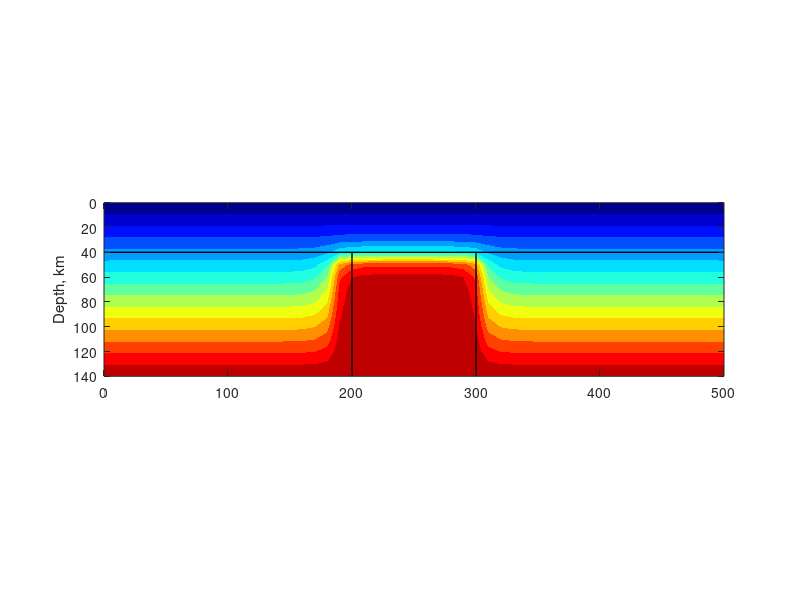

Source code (MATLAB): (Note: this script raises an error after producing the figure.)
%% Intrusion heat flow
% William Davis 30/06/16
% Pascal and Olesen 2009
clc, clearvars, close all

%% Variables
x_length = 500E3; % m
y_length = 140E3; % m
crust_thickness = 40E3; % m
diapir_length = 100E3; % m
scale = 0.0001; % Points per m
nt = 200; % Number of timesteps
eps = 0.5; % Stability limit

%% Paper variables
% Crustal heat generation
A0 = 0.35; % milli watts per meter cubed

% Temperature of the diapir
T_d = 1500; % Degrees C

% Thermal diffusivity
tDifCrust = 0.9E-6; % Crust % Thermal diffusivity, m^2 s^-1
tDifMant = 1E-6; % Mantle % Thermal diffusivity, m^2 s^-1

% Thermal conductivity
tConCrust = 2.5; % Crust
tConMant = 3.5; % Mantle

%%
nptsx = x_length*scale; % Calculates grid spacing for rectangular boxes
nptsy = y_length*scale;
nx = nptsx + 1; % Number of x and y nodes
ny = nptsy + 1;
nnodes = nx*ny; % Total number of nodes
dx = x_length/(nx-1);  % Calculate x space increment in km
dy = y_length/(ny-1);  % Calculate y space increment in km
kmSca = 1000; % km to m scale


%% Setting up grid
thCrust = ceil(ny*crust_thickness/y_length); % Thickness of crust
thMant = ny - thCrust; % Thickness of mantle
lenDia = ceil(nx*diapir_length/x_length); % Length of diapir
lenMant = (nx - lenDia)/2;

%% Assigning values

% Thermal diffusivity and conductivity grids
K = ones(ny,nx); % Diffusivity
k = ones(ny,nx); % Conductivity

K(1:thCrust,:) = tDifCrust;
K(thCrust+1:end,:) = tDifMant;
k(1:thCrust,:) = tConCrust;
k(thCrust+1:end,:) = tConMant;

K_max = max(K(:)); % Maximum diffusivity
d_t = eps*dx*dy/K_max; % Calculate time step from stability criterion 
                                   %(dimensional time)

dt = d_t/(365.25*24*60*60); % In years
dtMa = dt/1000000; % In Ma

% Setting up grid
[X,Y] = meshgrid((0:dx:x_length),(0:dy:y_length));

% Set up initial T
T_gradient = 0:T_d/(ny-1):T_d;
T0 = repmat(T_gradient',1,nx); % Set up crust and mantle gradient
T0(thCrust+1:end,lenMant:lenMant+lenDia) = T_d;
T = T0; T_new = T0; T_old = T0; % Initialization of temperature fields
T_mat = zeros(ny,nx,nt+1); T_mat(:,:,1) = T0; % Saved T matrix

%% QSM vectorised method

% Lookup number matrix
number_mat = zeros(size(X));
number_mat(:) = 1:numel(X);

% Diffusivity coefficient (s m^-2)
sx = d_t/(dx*dx);
sy = d_t/(dy*dy);

% Inbetween nodes for K
K_center = K(2:ny-1,2:nx-1);
K_north = K(1:ny-2,2:nx-1);
K_south = K(3:ny,2:nx-1);
K_east = K(2:ny-1,3:nx);
K_west = K(2:ny-1,1:nx-2);
Kxe_mat = (K_east+K_center)/2; % East
Kxw_mat = (K_west+K_center)/2; % West
Kys_mat = (K_south+K_center)/2; % South
Kyn_mat = (K_north+K_center)/2; % North

center_mat = number_mat(2:ny-1,2:nx-1);
north_mat = number_mat(1:ny-2,2:nx-1);
south_mat = number_mat(3:ny,2:nx-1);
east_mat = number_mat(2:ny-1,3:nx);
west_mat = number_mat(2:ny-1,1:nx-2);

% Edges
north_nodes = ny+1:ny:(nnodes-ny);
south_nodes = 2*ny:ny:(nnodes-ny);
east_nodes = nnodes-ny+2:nnodes-1;
west_nodes = 2:ny-1;
% Corners
nw_node = 1;
ne_node = nnodes-ny+1;
sw_node = ny;
se_node = nnodes;

ivec = ones(5*nnodes,1)*NaN;
jvec = ones(5*nnodes,1)*NaN;
vvec = ones(5*nnodes,1)*NaN;

ivec(5*center_mat(:)-4) = center_mat(:);
ivec(5*center_mat(:)-3) = center_mat(:);
ivec(5*center_mat(:)-2) = center_mat(:);
ivec(5*center_mat(:)-1) = center_mat(:);
ivec(5*center_mat(:)) = center_mat(:);
jvec(5*center_mat(:)-4) = south_mat(:);
jvec(5*center_mat(:)-3) = north_mat(:);
jvec(5*center_mat(:)-2) = center_mat(:);
jvec(5*center_mat(:)-1) = east_mat(:);
jvec(5*center_mat(:)) = west_mat(:);
vvec(5*center_mat(:)-4) = -sy*Kys_mat;
vvec(5*center_mat(:)-3) = -sy*Kyn_mat;
vvec(5*center_mat(:)-2) = (Kxe_mat+Kxw_mat)*sx+(Kys_mat+Kyn_mat)*sy+1;
vvec(5*center_mat(:)-1) = -sx*Kxe_mat;
vvec(5*center_mat(:)) = -sx*Kxw_mat;

% Corners
ivec(nw_node*5) = nw_node; % NW
jvec(nw_node*5) = nw_node;
vvec(nw_node*5) = 1;
ivec(ne_node*5) = ne_node; % NE
jvec(ne_node*5) = ne_node;
vvec(ne_node*5) = 1;
ivec(sw_node*5) = sw_node; % SW
jvec(sw_node*5) = sw_node;
vvec(sw_node*5) = 1;
ivec(se_node*5) = se_node; % SE
jvec(se_node*5) = se_node;
vvec(se_node*5) = 1;

% Edges
ivec(west_nodes*5) = west_nodes; % West boundary
jvec(west_nodes*5) = west_nodes;
vvec(west_nodes*5) = 1;
ivec(east_nodes*5) = east_nodes; % East boundary
jvec(east_nodes*5) = east_nodes;
vvec(east_nodes*5) = 1;

ivec(north_nodes*5) = north_nodes; % North boundary
jvec(north_nodes*5) = north_nodes;
vvec(north_nodes*5) = 1;
ivec(south_nodes*5) = south_nodes; % South boundary
jvec(south_nodes*5) = south_nodes;
vvec(south_nodes*5) = 1;

% Final calcs
ivec(isnan(ivec)) = [];
jvec(isnan(jvec)) = [];
vvec(isnan(vvec)) = [];
qsm = sparse(ivec,jvec,vvec);

%% Time stepping
for i = 1:nt 
   T_new = qsm\T(:);
   T_old = T;
   T(:) = T_new(:); % Change times around
   T_mat(:,:,i+1) = T; % Saving T matrix
   
   figure(1)
   contourf(X/1000,Y/1000,T,'LineStyle','none','LevelStep',100) % 1600/9
   %c = colorbar('southoutside','Limits',[0,1600]);
   c.Label.String = 'Temp. (\circC)';
   colormap(jet)
   ylabel('Depth, km')
   axis ij
   axis equal
   
   line([0,x_length/kmSca],[crust_thickness/kmSca,crust_thickness/kmSca],'Color','k',...
       'LineWidth',1)
   line([(x_length-diapir_length)/(2*kmSca),(x_length-diapir_length)/(2*kmSca)],...
       [crust_thickness/kmSca,y_length/kmSca],'Color','k',...
       'LineWidth',1)
   line([(x_length+diapir_length)/(2*kmSca),(x_length+diapir_length)/(2*kmSca)],...
       [crust_thickness/kmSca,y_length/kmSca],'Color','k',...
       'LineWidth',1)
   
   timestep = num2str(i,'%03.0f');
   ageMa = num2str(round(i*dtMa,1),'%04.1f');
   title([' FD, time step: ',timestep,'     Time(Ma): ',ageMa])
   xlabel ('Distance, km'), ylabel('Depth, km')
   drawnow
   
end
%save('T_mat')